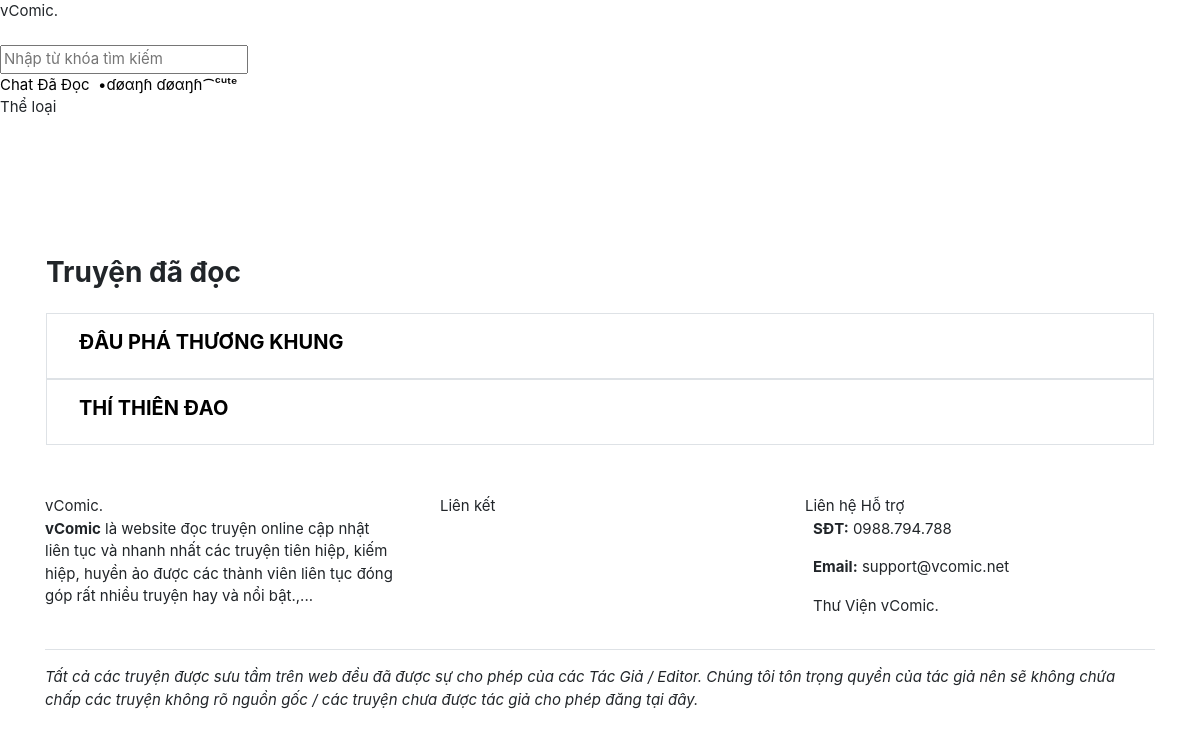
The page /modules/story/read.php (signed in) on the database its author committed.
### tables this page shows
CREATE TABLE `users` (
  `id` int(11) NOT NULL,
  `username` varchar(255) NOT NULL,
  `email` varchar(255) NOT NULL,
  `password` varchar(255) NOT NULL,
  `role` tinyint(4) NOT NULL DEFAULT 0,
  `fullname` varchar(255) NOT NULL,
  `gender` varchar(2) NOT NULL,
  `gold` int(11) NOT NULL DEFAULT 0,
  `coin` int(11) NOT NULL DEFAULT 0,
  `birthday` int(11) NOT NULL,
  `cover` varchar(255) NOT NULL,
  `avatar` varchar(255) NOT NULL,
  `recover_code` varchar(255) NOT NULL,
  `recover_time` int(11) NOT NULL,
  `login_at` int(11) NOT NULL,
  `created_at` int(11) NOT NULL
);

CREATE TABLE `stories_read` (
  `user_id` int(11) NOT NULL,
  `story_id` int(11) NOT NULL
);

CREATE TABLE `stories` (
  `id` int(11) NOT NULL,
  `title` varchar(255) NOT NULL,
  `slug` varchar(255) NOT NULL,
  `summary` varchar(255) NOT NULL,
  `thumbnail` varchar(255) NOT NULL,
  `author` varchar(255) NOT NULL,
  `is_published` tinyint(4) NOT NULL DEFAULT 0,
  `is_completed` tinyint(4) NOT NULL DEFAULT 0,
  `views` int(11) NOT NULL DEFAULT 0,
  `user_id` int(11) NOT NULL,
  `category_id` int(11) NOT NULL,
  `created_at` int(11) NOT NULL
);

### modules/story/read.php (called while the page is built, shortened)
<?php
require_once('system/bootstrap.php');
$total = count_story_read($user_id);
require_once('themes/' . THEME . '/layout/head.php');
require_once('themes/' . THEME . '/templates/story/read.php');
require_once('themes/' . THEME . '/layout/end.php');

### system/bootstrap.php (called while the page is built, shortened)
<?php
require_once('functions.php');
if (isset($_SESSION['username'])) {
    $username = trim($_SESSION['username']);
    $_user = get_info($username);
    if ($_user) {
        $user = $_user;
        $user_id = $user['id'];
    }
}

### system/functions.php (called while the page is built, shortened)
<?php
$per_page = 20;
function get_page($total, $return = 0)
{
    global $per_page;
    $page = isset($_GET['page']) ? abs(intval($_GET['page'])) : 1;
    $max_page = ceil($total / $per_page);
    return ' LIMIT ' . $per_page . ' OFFSET ' . (($page - 1) * $per_page);
}

### themes/colab/templates/story/read.php (the view, shortened to what this page needs)
<section class="pt-4">
    <div class="container">
        <div class="row my-3">
            <div class="col-8 pl-3">
                <h3 class="font-weight-bold">Truyện đã đọc</h3>
            </div>
        </div>
        <div class="row my-3 free-list">
<?php if ($total): ?>
    <?php foreach (get_stories_read($user_id, $total) as $data): ?>
        <div class="col-md-12 px-3 free-list-item">
            <div class="p-3 border">
                <div class="row mx-0 px-0">
                    <div class="col-md-8 pl-0">
                        <div class="pl-3" style="overflow: hidden;">
                            <h5 class="font-weight-bold">
                                <a href="/story/<?= $data['slug'] ?>"><?= $data['title'] ?></a>
                            </h5>
                        </div>
                    </div>
                </div>
            </div>
        </div>
    <?php endforeach ?>
<?php else: ?>
            <div class="col-md-12 px-3 free-list-item">
                <div class="p-3 border">Bạn chưa đọc truyện nào
            </div>
<?php endif ?>
        </div>
    </div>
</section>

### themes/colab/layout/head.php (shortened to what this page needs)
<!DOCTYPE html>
<html lang="vi">
<head>
	<link rel="stylesheet" href="<?= SITE_URL ?>/assets/css/all.min.css?ver=<?= VERSION ?>" />
	<link rel="stylesheet" href="<?= SITE_URL ?>/assets/css/bootstrap.min.css?ver=<?= VERSION ?>" />
	<link rel="stylesheet" href="<?= SITE_URL ?>/themes/<?= THEME ?>/css/swiper.min.css?ver=<?= VERSION ?>" />
	<link rel="stylesheet" href="<?= SITE_URL ?>/themes/<?= THEME ?>/css/custom.css?ver=<?= VERSION ?>" />
</head>
<body>
    <section class="loading">
        <div class="loading-content">
            <div class="loader">
                <div class="logo">
                    vComic.
                </div>
            </div>
        </div>
    </section>
    <header style="margin-bottom: 52px;">
        <nav class="custom-nav">
            <div class="custom-nav-brand">
                <a href="/" class="text-white">vComic.</a>
            </div>
            <div class="custom-nav-search">
                <form method="GET">
                    <input type="text" class="nav-search-input" name="search" id="search" placeholder="Nhập từ khóa tìm kiếm" />
                </form>
            </div>
            <div class="custom-nav-item">
                <div class="custom-nav-list">
    <?php if ($user_id): ?>
                    <a class="item" href="/chat">
                        <i class="fal fa-comment-alt-lines"></i> Chat
                    </a>
                    <a class="item" href="/story/read">
                        <i class="far fa-history"></i> Đã Đọc
                    </a>
                    <a class="item" href="/profile">
                        <img class="lazy avatar-sm" data-original="/uploads/avatar/<?= $user['avatar'] ?>?t=<?= time() ?>"> <?= $user['fullname'] ?>
                    </a>
    <?php endif ?>
                    <div class="item cursor">
                        <i class="fal fa-list"></i> <span class="list-title">Thể loại</span>
                        <div class="more-item category">
                            <div class="row text-center">
    <?php if (get_categories()): ?>
    <?php foreach (get_categories() as $list_cate): ?>
                                <div class="col-6 sub px-2">
                                    <a href="/category/<?= $list_cate['slug'] ?>" class="text-white"><?= $list_cate['name'] ?></a>
                                </div>
    <?php endforeach ?>
    <?php else: ?>
                                <div class="col-12 sub px-2">
                                    <a href="#" class="text-white">Chưa có danh mục nào!</a>
                                </div>
    <?php endif ?>
                            </div>
                        </div>
                    </div>
                </div>
            </div>
        </nav>
    </header>

### rows shown on the page
users: fullname "•ɗøαŋɦ ɗøαŋɦ⁀ᶜᵘᵗᵉ"
stories_read: story.title "ĐẤU PHÁ THƯƠNG KHUNG"
stories_read: story.title "THÍ THIÊN ĐAO"
